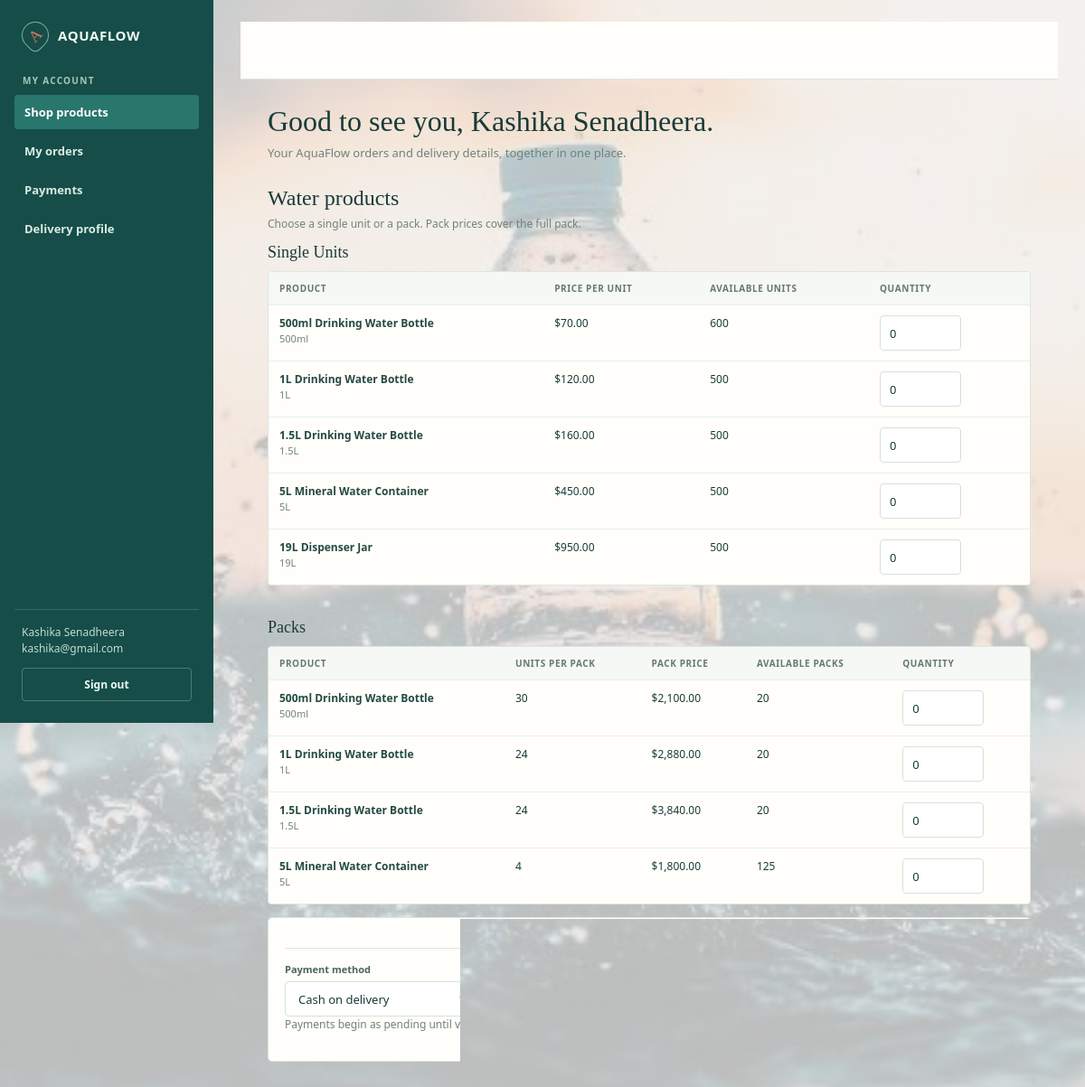
/customer_dashboard.php (signed in), run on the app's committed database.
### tables this page shows
CREATE TABLE `customers` (
  `id` bigint(20) UNSIGNED NOT NULL,
  `user_id` bigint(20) UNSIGNED NOT NULL,
  `delivery_address` text NOT NULL,
  `city` varchar(50) DEFAULT NULL,
  `postal_code` varchar(20) DEFAULT NULL,
  `created_at` timestamp NOT NULL DEFAULT current_timestamp()
);

CREATE TABLE `users` (
  `id` bigint(20) UNSIGNED NOT NULL,
  `username` varchar(50) NOT NULL,
  `email` varchar(100) NOT NULL,
  `password_hash` varchar(255) NOT NULL,
  `full_name` varchar(100) NOT NULL,
  `phone` varchar(20) DEFAULT NULL,
  `role` enum('ADMIN','STORE_MANAGER','CUSTOMER') NOT NULL DEFAULT 'CUSTOMER',
  `status` enum('ACTIVE','INACTIVE','SUSPENDED') NOT NULL DEFAULT 'ACTIVE',
  `created_at` timestamp NOT NULL DEFAULT current_timestamp(),
  `updated_at` timestamp NOT NULL DEFAULT current_timestamp() ON UPDATE current_timestamp()
);

CREATE TABLE `products` (
  `id` bigint(20) UNSIGNED NOT NULL,
  `bottle_size_id` int(10) UNSIGNED NOT NULL,
  `product_name` varchar(100) NOT NULL,
  `selling_price` decimal(10,2) NOT NULL,
  `sales_unit` enum('SINGLE','PACK','CRATE') NOT NULL DEFAULT 'SINGLE',
  `units_per_pack` int(10) UNSIGNED NOT NULL DEFAULT 1,
  `image_url` varchar(255) DEFAULT NULL,
  `is_active` tinyint(1) NOT NULL DEFAULT 1,
  `created_at` timestamp NOT NULL DEFAULT current_timestamp()
);

CREATE TABLE `bottle_sizes` (
  `id` int(10) UNSIGNED NOT NULL,
  `size_name` varchar(20) NOT NULL,
  `volume_liters` decimal(5,2) NOT NULL,
  `description` varchar(255) DEFAULT NULL,
  `is_reusable` tinyint(1) NOT NULL DEFAULT 0,
  `is_active` tinyint(1) NOT NULL DEFAULT 1,
  `created_at` timestamp NOT NULL DEFAULT current_timestamp()
);

### customer_dashboard.php (the view, shortened to what this page needs)
<?php
require_once __DIR__ . '/db.php';
$userId = (int) $_SESSION['user_id'];
$profileQuery = $pdo->prepare(
	"SELECT u.id, u.full_name, u.email, u.phone, c.id AS customer_id,
	 c.delivery_address, c.city, c.postal_code
	 FROM users u JOIN customers c ON c.user_id = u.id
	 WHERE u.id = :user_id AND u.role = 'CUSTOMER' AND u.status = 'ACTIVE'"
);
$profileQuery->execute(['user_id' => $userId]);
$profile = $profileQuery->fetch(PDO::FETCH_ASSOC);
function customerEscape(mixed $value): string
{
	return htmlspecialchars((string) $value, ENT_QUOTES | ENT_SUBSTITUTE, 'UTF-8');
}
$products = $pdo->query(
	'SELECT p.id, p.product_name, p.selling_price, p.sales_unit, p.units_per_pack, p.image_url,
	 bs.size_name, COALESCE(f.quantity_available, 0) AS filled_quantity
	 FROM products p JOIN bottle_sizes bs ON bs.id = p.bottle_size_id
	 LEFT JOIN filled_bottle_inventory f ON f.bottle_size_id = p.bottle_size_id
	 WHERE p.is_active = 1 AND bs.is_active = 1 ORDER BY bs.volume_liters, p.product_name'
)->fetchAll(PDO::FETCH_ASSOC);
$singleProducts = array_values(array_filter($products, static fn(array $product): bool => $product['sales_unit'] === 'SINGLE'));
$packProducts = array_values(array_filter($products, static fn(array $product): bool => $product['sales_unit'] === 'PACK'));
?>
<!DOCTYPE html>
<html lang="en">
<head>
    <link rel="stylesheet" href="css/style.css">
</head>
<body>
	<div class="app-shell">
		<aside class="sidebar">
			<div class="brand"><span class="mark" aria-hidden="true">A</span> AQUAFLOW</div>
			<div class="nav-label">My account</div>
			<nav role="tablist" aria-label="Customer sections" aria-orientation="vertical">
				<a id="catalog-tab" href="#catalog" role="tab" aria-controls="catalog" aria-selected="true">Shop products</a>
				<a id="orders-tab" href="#orders" role="tab" aria-controls="orders" aria-selected="false" tabindex="-1">My orders</a>
				<a id="payments-tab" href="#payments" role="tab" aria-controls="payments" aria-selected="false" tabindex="-1">Payments</a>
				<a id="profile-tab" href="#profile" role="tab" aria-controls="profile" aria-selected="false" tabindex="-1">Delivery profile</a>
			</nav>
			<div class="sidebar-account">
				<span><?= customerEscape($profile['full_name']) ?><br><?= customerEscape($profile['email']) ?></span>
				<form method="post" action="login.php"><input type="hidden" name="csrf_token" value="<?= customerEscape($_SESSION['login_csrf'] ?? '') ?>"><button type="submit" name="logout" value="1">Sign out</button></form>
			</div>
		</aside>
		<div class="content">
			<header></header>
			<main>
				<div class="welcome"><div><h1>Good to see you, <?= customerEscape($profile['full_name']) ?>.</h1><p>Your AquaFlow orders and delivery details, together in one place.</p></div></div>
		<section class="section" id="catalog" role="tabpanel" aria-labelledby="catalog-tab" tabindex="0">
			<div class="section-title"><div><h2 id="catalog-title">Water products</h2><p>Choose a single unit or a pack. Pack prices cover the full pack.</p></div></div>
			<form method="post" action="customer_dashboard.php#catalog">
				<section class="product-table-group" aria-labelledby="single-products-title">
					<h3 id="single-products-title">Single Units</h3>
					<div class="table-wrap"><table><thead><tr><th>Product</th><th>Price per unit</th><th>Available units</th><th>Quantity</th></tr></thead><tbody>
					<?php foreach ($singleProducts as $product): ?>
						<tr><td><strong><?= customerEscape($product['product_name']) ?></strong><br><span class="size"><?= customerEscape($product['size_name']) ?></span></td>
						<td>$<?= number_format((float) $product['selling_price'], 2) ?></td><td><?= number_format((int) $product['filled_quantity']) ?></td>
						<td><input aria-label="Quantity of <?= customerEscape($product['size_name']) ?> single units" id="qty-<?= (int) $product['id'] ?>" name="quantities[<?= (int) $product['id'] ?>]" type="number" min="0" max="10000" value="0" inputmode="numeric"></td></tr>
					<?php endforeach; ?>
					</tbody></table></div>
				</section>
				<section class="product-table-group" aria-labelledby="pack-products-title">
					<h3 id="pack-products-title">Packs</h3>
					<div class="table-wrap"><table><thead><tr><th>Product</th><th>Units per pack</th><th>Pack price</th><th>Available packs</th><th>Quantity</th></tr></thead><tbody>
					<?php foreach ($packProducts as $product): $unitsPerPack = max(1, (int) $product['units_per_pack']); ?>
						<tr><td><strong><?= customerEscape($product['product_name']) ?></strong><br><span class="size"><?= customerEscape($product['size_name']) ?></span></td>
						<td><?= number_format($unitsPerPack) ?></td><td>$<?= number_format((float) $product['selling_price'], 2) ?></td>
						<td><?= number_format(intdiv((int) $product['filled_quantity'], $unitsPerPack)) ?></td>
						<td><input aria-label="Quantity of <?= customerEscape($product['size_name']) ?> packs" id="qty-<?= (int) $product['id'] ?>" name="quantities[<?= (int) $product['id'] ?>]" type="number" min="0" max="10000" value="0" inputmode="numeric"></td></tr>
					<?php endforeach; ?>
					</tbody></table></div>
				</section>
				<div class="panel" style="margin-top:14px">
					<div class="inline-checkout">
						<div class="field"><label for="checkout-method">Payment method</label><select id="checkout-method" name="payment_method"><option value="COD">Cash on delivery</option></select></div>
						<div class="field"><label for="checkout-reference">Transfer / payment reference</label><input id="checkout-reference" name="transaction_reference" maxlength="100" placeholder="Optional"></div>
						<div class="field"><label for="order-notes">Order note</label><input id="order-notes" name="notes" maxlength="2000" placeholder="Optional delivery details"></div>
						<button class="primary" type="submit">Place order</button>
					</div>
					<p class="hint">Payments begin as pending until verified. Online card processing is not connected in this app; selecting it will not charge a card.</p>
				</div>
			</form>
		</section>
			</main>
		</div>
	</div>
</body>
</html>

### data on the page
customers: user.full_name "Kashika Senadheera", user.email "kashika@gmail.com"
products: product_name "500ml Drinking Water Bottle", bottle_size.size_name "500ml", selling_price "70.00", filled_quantity "600"
products: product_name "1L Drinking Water Bottle", bottle_size.size_name "1L", selling_price "120.00", filled_quantity "500"
products: product_name "1.5L Drinking Water Bottle", bottle_size.size_name "1.5L", selling_price "160.00", filled_quantity "500"
products: product_name "5L Mineral Water Container", bottle_size.size_name "5L", selling_price "450.00", filled_quantity "500"
products: product_name "19L Dispenser Jar", bottle_size.size_name "19L", selling_price "950.00", filled_quantity "500"
products: product_name "500ml Drinking Water Bottle", bottle_size.size_name "500ml", units_per_pack "30", selling_price "2,100.00", filled_quantity "20"
products: product_name "1L Drinking Water Bottle", bottle_size.size_name "1L", units_per_pack "24", selling_price "2,880.00", filled_quantity "20"
products: product_name "1.5L Drinking Water Bottle", bottle_size.size_name "1.5L", units_per_pack "24", selling_price "3,840.00", filled_quantity "20"
products: product_name "5L Mineral Water Container", bottle_size.size_name "5L", units_per_pack "4", selling_price "1,800.00", filled_quantity "125"
